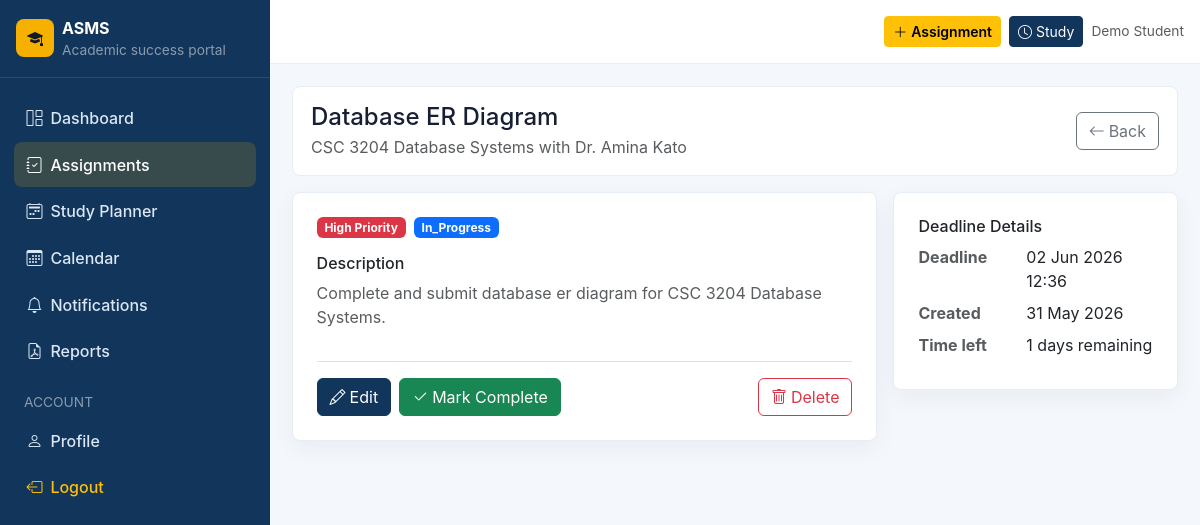
Page /assignments/1/ (signed in) on the committed database.
### assignments/models.py (models this page shows, shortened)
class Assignment(models.Model):
    PRIORITY_HIGH = "high"
    PRIORITY_MEDIUM = "medium"
    PRIORITY_LOW = "low"
    PRIORITY_CHOICES = [
        (PRIORITY_HIGH, "High"),
        (PRIORITY_MEDIUM, "Medium"),
        (PRIORITY_LOW, "Low"),
    ]
    STATUS_PENDING = "pending"
    STATUS_IN_PROGRESS = "in_progress"
    STATUS_COMPLETED = "completed"
    STATUS_OVERDUE = "overdue"
    STATUS_CHOICES = [
        (STATUS_PENDING, "Pending"),
        (STATUS_IN_PROGRESS, "In Progress"),
        (STATUS_COMPLETED, "Completed"),
        (STATUS_OVERDUE, "Overdue"),
    ]
    user = models.ForeignKey(User, on_delete=models.CASCADE, related_name="assignments")
    title = models.CharField(max_length=200)
    course_unit = models.CharField(max_length=120)
    lecturer = models.CharField(max_length=120)
    deadline = models.DateTimeField()
    description = models.TextField(blank=True)
    priority = models.CharField(max_length=10, choices=PRIORITY_CHOICES, default=PRIORITY_MEDIUM)
    status = models.CharField(max_length=20, choices=STATUS_CHOICES, default=STATUS_PENDING)
    created_at = models.DateTimeField(auto_now_add=True)
    updated_at = models.DateTimeField(auto_now=True)
    completed_at = models.DateTimeField(blank=True, null=True)
    class Meta:
        ordering = ["deadline", "-priority"]
        indexes = [
            models.Index(fields=["user", "deadline"]),
            models.Index(fields=["user", "status"]),
            models.Index(fields=["user", "priority"]),
        ]
        constraints = [
            models.UniqueConstraint(fields=["user", "title", "course_unit"], name="unique_assignment_per_course"),
        ]
    @property
    def is_completed(self):
        return self.status == self.STATUS_COMPLETED
    @property
    def is_overdue(self):
        return self.deadline < timezone.now() and self.status != self.STATUS_COMPLETED
    @property
    def effective_status(self):
        return self.STATUS_OVERDUE if self.is_overdue else self.status
    @property
    def days_until_due(self):
        return (self.deadline - timezone.now()).days
    @property
    def priority_badge_class(self):
        return {
            self.PRIORITY_HIGH: "danger",
            self.PRIORITY_MEDIUM: "warning",
            self.PRIORITY_LOW: "success",
        }.get(self.priority, "secondary")
    @property
    def status_badge_class(self):
        return {
            self.STATUS_PENDING: "secondary",
            self.STATUS_IN_PROGRESS: "primary",
            self.STATUS_COMPLETED: "success",
            self.STATUS_OVERDUE: "danger",
        }.get(self.effective_status, "secondary")

### assignments/views.py (the view)
# urls.py: path("assignments/<int:pk>/", views.assignment_detail, name="assignment_detail"),
@login_required
def assignment_detail(request, pk):
    assignment = get_object_or_404(Assignment, pk=pk, user=request.user)
    return render(request, "assignments/assignment_detail.html", {"assignment": assignment})

### assignments/templates/assignments/assignment_detail.html (shortened to what this page needs)
{% extends "base.html" %}
{% load assignment_tags %}
{% block content %}
<div class="page-title d-flex justify-content-between align-items-center flex-wrap gap-2">
  <div><h1 class="h4 mb-1">{{ assignment.title }}</h1><p class="text-muted mb-0">{{ assignment.course_unit }} with {{ assignment.lecturer }}</p></div>
  <a class="btn btn-outline-secondary" href="{% url 'assignment_list' %}"><i class="bi bi-arrow-left me-1"></i>Back</a>
</div>
<div class="row g-3">
  <div class="col-lg-8">
    <div class="card p-4">
      <div class="d-flex gap-2 mb-3">
        <span class="badge text-bg-{{ assignment.priority_badge_class }}">{{ assignment.get_priority_display }} Priority</span>
        <span class="badge text-bg-{{ assignment.status_badge_class }}">{{ assignment.effective_status|title }}</span>
      </div>
      <h2 class="h6">Description</h2>
      <div class="text-muted">{{ assignment.description|default:"No description provided."|linebreaks }}</div>
      <div class="border-top pt-3 mt-3 d-flex flex-wrap gap-2">
        <a class="btn btn-primary" href="{% url 'assignment_edit' assignment.pk %}"><i class="bi bi-pencil me-1"></i>Edit</a>
        <form method="post" action="{% url 'mark_complete' assignment.pk %}">
          <button class="btn btn-success" type="submit"><i class="bi bi-check2 me-1"></i>{% if assignment.is_completed %}Mark Pending{% else %}Mark Complete{% endif %}</button>
        </form>
        <a class="btn btn-outline-danger ms-auto" href="{% url 'assignment_delete' assignment.pk %}"><i class="bi bi-trash me-1"></i>Delete</a>
      </div>
    </div>
  </div>
  <div class="col-lg-4">
    <div class="card p-4">
      <h2 class="h6">Deadline Details</h2>
      <dl class="row mb-0">
        <dt class="col-5 text-muted">Deadline</dt><dd class="col-7">{{ assignment.deadline|date:"d M Y H:i" }}</dd>
        <dt class="col-5 text-muted">Created</dt><dd class="col-7">{{ assignment.created_at|date:"d M Y" }}</dd>
        <dt class="col-5 text-muted">Time left</dt>
        <dd class="col-7">
          {% if assignment.is_completed %}<span class="text-success">Completed</span>
          {% elif assignment.is_overdue %}<span class="text-danger">{{ assignment.days_until_due|abs_value }} days overdue</span>
          {% else %}{{ assignment.days_until_due }} days remaining{% endif %}
        </dd>
      </dl>
    </div>
  </div>
</div>
{% endblock %}

### templates/base.html (shortened to what this page needs)
<!doctype html>
<html lang="en">
<head>
  <link href="https://cdn.jsdelivr.net/npm/bootstrap@5.3.3/dist/css/bootstrap.min.css" rel="stylesheet">
  <link href="https://cdn.jsdelivr.net/npm/bootstrap-icons@1.11.3/font/bootstrap-icons.min.css" rel="stylesheet">
</head>
<body>
{% if user.is_authenticated %}
<aside id="sidebar" class="sidebar">
  <div class="p-3 border-bottom border-light border-opacity-10">
    <div class="d-flex align-items-center gap-2">
      <div class="brand-mark"><i class="bi bi-mortarboard-fill"></i></div>
      <div>
        <div class="text-white fw-bold">ASMS</div>
        <div class="text-white-50 text-small">Academic success portal</div>
      </div>
    </div>
  </div>
  <nav class="py-3">
    <a class="nav-link {% if request.resolver_match.url_name == 'dashboard' %}active{% endif %}" href="{% url 'dashboard' %}"><i class="bi bi-grid-1x2 me-2"></i>Dashboard</a>
    <a class="nav-link {% if 'assignment' in request.resolver_match.url_name %}active{% endif %}" href="{% url 'assignment_list' %}"><i class="bi bi-journal-check me-2"></i>Assignments</a>
    <a class="nav-link {% if 'study' in request.resolver_match.url_name %}active{% endif %}" href="{% url 'study_session_list' %}"><i class="bi bi-calendar2-week me-2"></i>Study Planner</a>
    <a class="nav-link {% if request.resolver_match.url_name == 'calendar' %}active{% endif %}" href="{% url 'calendar' %}"><i class="bi bi-calendar3 me-2"></i>Calendar</a>
    <a class="nav-link {% if 'notification' in request.resolver_match.url_name %}active{% endif %}" href="{% url 'notification_list' %}"><i class="bi bi-bell me-2"></i>Notifications</a>
    <a class="nav-link {% if 'report' in request.resolver_match.url_name %}active{% endif %}" href="{% url 'reports' %}"><i class="bi bi-file-earmark-pdf me-2"></i>Reports</a>
    <div class="px-4 pt-3 pb-1 text-white-50 text-uppercase text-small">Account</div>
    <a class="nav-link {% if request.resolver_match.url_name == 'profile' %}active{% endif %}" href="{% url 'profile' %}"><i class="bi bi-person me-2"></i>Profile</a>
    <a class="nav-link text-warning" href="{% url 'logout' %}"><i class="bi bi-box-arrow-left me-2"></i>Logout</a>
  </nav>
</aside>
<main class="main">
  <div class="topbar d-flex align-items-center justify-content-between px-3">
    <div class="ms-auto d-flex align-items-center gap-2">
      <a class="btn btn-sm btn-warning fw-semibold" href="{% url 'assignment_create' %}"><i class="bi bi-plus-lg me-1"></i>Assignment</a>
      <a class="btn btn-sm btn-primary" href="{% url 'study_session_create' %}"><i class="bi bi-clock me-1"></i>Study</a>
      <span class="text-muted text-small d-none d-md-inline">{{ user.get_full_name|default:user.username }}</span>
    </div>
  </div>
  <div class="page-shell">{% block content %}{% endblock %}</div>
</main>
{% endif %}
</body>
</html>

### templates/base.html (style rules this page uses)
:root { --nav:#12355b; --accent:#f6b100; --ink:#172033; --muted:#6b7280; --bg:#f4f7fb; }
body { background:var(--bg); color:var(--ink); font-family:Inter,Segoe UI,Arial,sans-serif; }
.sidebar { width:270px; min-height:100vh; background:var(--nav); position:fixed; inset:0 auto 0 0; z-index:1000; }
.brand-mark { width:38px; height:38px; border-radius:8px; background:var(--accent); display:grid; place-items:center; color:#111827; }
.sidebar .nav-link { color:#dbe7f4; border-radius:8px; margin:.12rem .85rem; padding:.65rem .8rem; font-weight:500; }
.sidebar .nav-link:hover,.sidebar .nav-link.active { background:rgba(246,177,0,.16); color:#fff; }
.main { margin-left:270px; min-height:100vh; }
.topbar { height:64px; background:#fff; border-bottom:1px solid #e7edf5; }
.page-shell { padding:1.35rem; }
.page-title { background:#fff; border:1px solid #e7edf5; border-radius:8px; padding:1rem 1.15rem; margin-bottom:1rem; }
.card,.table-wrap { border:1px solid #e7edf5; border-radius:8px; box-shadow:0 8px 24px rgba(18,53,91,.05); }
.btn-primary { --bs-btn-bg:#12355b; --bs-btn-border-color:#12355b; --bs-btn-hover-bg:#0e2b49; --bs-btn-hover-border-color:#0e2b49; }
.text-small { font-size:.86rem; }

### rows in the picture
Assignment: title "Database ER Diagram", course_unit "CSC 3204 Database Systems", lecturer "Dr. Amina Kato", priority "High", effective_status "In_Progress", description "Complete and submit database er diagram for CSC 3204 Database Systems.", deadline "02 Jun 2026 12:36", created_at "31 May 2026", days_until_due "1"

### other values in the picture
{{ user.get_full_name|default:user.username }} "Demo Student"
